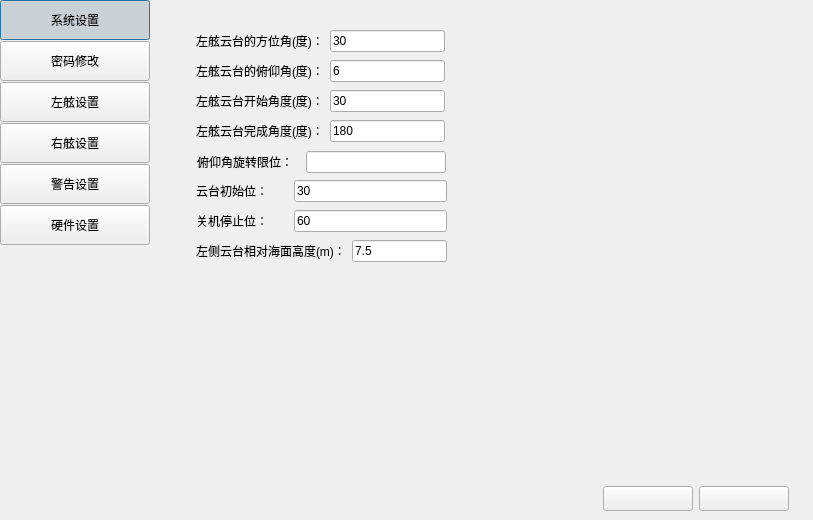
<?xml version="1.0" encoding="UTF-8"?>
<ui version="4.0">
 <class>OptionDialog</class>
 <widget class="QDialog" name="OptionDialog">
  <property name="geometry">
   <rect>
    <x>0</x>
    <y>0</y>
    <width>813</width>
    <height>520</height>
   </rect>
  </property>
  <property name="windowTitle">
   <string>Dialog</string>
  </property>
  <layout class="QHBoxLayout" name="horizontalLayout">
   <property name="leftMargin">
    <number>0</number>
   </property>
   <property name="topMargin">
    <number>0</number>
   </property>
   <property name="rightMargin">
    <number>0</number>
   </property>
   <property name="bottomMargin">
    <number>0</number>
   </property>
   <item>
    <widget class="QWidget" name="option_switch_widget" native="true">
     <layout class="QVBoxLayout" name="verticalLayout">
      <property name="spacing">
       <number>1</number>
      </property>
      <property name="leftMargin">
       <number>0</number>
      </property>
      <property name="topMargin">
       <number>0</number>
      </property>
      <property name="rightMargin">
       <number>0</number>
      </property>
      <property name="bottomMargin">
       <number>0</number>
      </property>
      <item>
       <widget class="QPushButton" name="system_setting">
        <property name="minimumSize">
         <size>
          <width>150</width>
          <height>40</height>
         </size>
        </property>
        <property name="maximumSize">
         <size>
          <width>150</width>
          <height>40</height>
         </size>
        </property>
        <property name="styleSheet">
         <string notr="true">QPushButton#option_cancel_btn{
	background-color:black;
	color: rgb(18, 161, 73);
	border-style: inset;
}

QPushButton#option_cancel_btn:pressed{
	background-color:rgb(50,50,50);
	color: white;
	border-style: outset;
}
QPushButton#option_cancel_btn:checked{
	background-color:rgb(50,50,50);
	color: white;
	border-style: outset;
}

</string>
        </property>
        <property name="text">
         <string>系统设置</string>
        </property>
        <property name="checkable">
         <bool>true</bool>
        </property>
        <property name="checked">
         <bool>true</bool>
        </property>
        <property name="autoExclusive">
         <bool>true</bool>
        </property>
       </widget>
      </item>
      <item>
       <widget class="QPushButton" name="password_setting">
        <property name="minimumSize">
         <size>
          <width>150</width>
          <height>40</height>
         </size>
        </property>
        <property name="maximumSize">
         <size>
          <width>150</width>
          <height>40</height>
         </size>
        </property>
        <property name="text">
         <string>密码修改</string>
        </property>
        <property name="checkable">
         <bool>true</bool>
        </property>
        <property name="autoExclusive">
         <bool>true</bool>
        </property>
       </widget>
      </item>
      <item>
       <widget class="QPushButton" name="yuntai_settingleft">
        <property name="minimumSize">
         <size>
          <width>150</width>
          <height>40</height>
         </size>
        </property>
        <property name="maximumSize">
         <size>
          <width>150</width>
          <height>40</height>
         </size>
        </property>
        <property name="text">
         <string>左舷设置</string>
        </property>
        <property name="checkable">
         <bool>true</bool>
        </property>
        <property name="checked">
         <bool>false</bool>
        </property>
        <property name="autoExclusive">
         <bool>true</bool>
        </property>
       </widget>
      </item>
      <item>
       <widget class="QPushButton" name="yuntai_settingright">
        <property name="minimumSize">
         <size>
          <width>150</width>
          <height>40</height>
         </size>
        </property>
        <property name="maximumSize">
         <size>
          <width>150</width>
          <height>40</height>
         </size>
        </property>
        <property name="text">
         <string>右舷设置</string>
        </property>
        <property name="checkable">
         <bool>true</bool>
        </property>
        <property name="autoExclusive">
         <bool>true</bool>
        </property>
       </widget>
      </item>
      <item>
       <widget class="QPushButton" name="warning_setting">
        <property name="minimumSize">
         <size>
          <width>150</width>
          <height>40</height>
         </size>
        </property>
        <property name="maximumSize">
         <size>
          <width>150</width>
          <height>40</height>
         </size>
        </property>
        <property name="styleSheet">
         <string notr="true"/>
        </property>
        <property name="text">
         <string>警告设置</string>
        </property>
        <property name="checkable">
         <bool>true</bool>
        </property>
        <property name="autoExclusive">
         <bool>true</bool>
        </property>
       </widget>
      </item>
      <item>
       <widget class="QPushButton" name="hardware_setting">
        <property name="minimumSize">
         <size>
          <width>150</width>
          <height>40</height>
         </size>
        </property>
        <property name="maximumSize">
         <size>
          <width>150</width>
          <height>40</height>
         </size>
        </property>
        <property name="text">
         <string>硬件设置</string>
        </property>
        <property name="checkable">
         <bool>true</bool>
        </property>
        <property name="checked">
         <bool>false</bool>
        </property>
        <property name="autoExclusive">
         <bool>true</bool>
        </property>
       </widget>
      </item>
      <item>
       <spacer name="verticalSpacer">
        <property name="orientation">
         <enum>Qt::Vertical</enum>
        </property>
        <property name="sizeHint" stdset="0">
         <size>
          <width>20</width>
          <height>40</height>
         </size>
        </property>
       </spacer>
      </item>
     </layout>
    </widget>
   </item>
   <item>
    <layout class="QVBoxLayout" name="verticalLayout_2">
     <property name="bottomMargin">
      <number>9</number>
     </property>
     <item>
      <widget class="QStackedWidget" name="stackedWidget">
       <property name="currentIndex">
        <number>2</number>
       </property>
       <widget class="QWidget" name="system_page">
        <widget class="QWidget" name="layoutWidget">
         <property name="geometry">
          <rect>
           <x>40</x>
           <y>180</y>
           <width>241</width>
           <height>22</height>
          </rect>
         </property>
         <layout class="QHBoxLayout" name="horizontalLayout_23" stretch="0,1">
          <item>
           <widget class="QLabel" name="option_label_100">
            <property name="text">
             <string>语言设置：</string>
            </property>
           </widget>
          </item>
          <item>
           <widget class="QComboBox" name="language">
            <item>
             <property name="text">
              <string>中文</string>
             </property>
            </item>
            <item>
             <property name="text">
              <string>英文</string>
             </property>
            </item>
           </widget>
          </item>
         </layout>
        </widget>
        <widget class="QWidget" name="layoutWidget">
         <property name="geometry">
          <rect>
           <x>40</x>
           <y>150</y>
           <width>241</width>
           <height>22</height>
          </rect>
         </property>
         <layout class="QHBoxLayout" name="horizontalLayout_24">
          <item>
           <widget class="QLabel" name="option_label_3">
            <property name="text">
             <string>网络设置：</string>
            </property>
           </widget>
          </item>
          <item>
           <widget class="QLineEdit" name="lineEdit_4">
            <property name="text">
             <string>192.168.0.1:8080</string>
            </property>
           </widget>
          </item>
         </layout>
        </widget>
        <widget class="QWidget" name="layoutWidget">
         <property name="geometry">
          <rect>
           <x>40</x>
           <y>120</y>
           <width>241</width>
           <height>22</height>
          </rect>
         </property>
         <layout class="QHBoxLayout" name="horizontalLayout_25" stretch="0,1">
          <item>
           <widget class="QLabel" name="option_label_20">
            <property name="text">
             <string>时间设定：</string>
            </property>
           </widget>
          </item>
          <item>
           <widget class="QDateTimeEdit" name="dateTimeEdit">
            <property name="dateTime">
             <datetime>
              <hour>10</hour>
              <minute>23</minute>
              <second>10</second>
              <year>2005</year>
              <month>1</month>
              <day>1</day>
             </datetime>
            </property>
            <property name="displayFormat">
             <string>H:mm:ss</string>
            </property>
           </widget>
          </item>
         </layout>
        </widget>
        <widget class="QWidget" name="layoutWidget">
         <property name="geometry">
          <rect>
           <x>40</x>
           <y>90</y>
           <width>241</width>
           <height>22</height>
          </rect>
         </property>
         <layout class="QHBoxLayout" name="horizontalLayout_26" stretch="0,1">
          <item>
           <widget class="QLabel" name="option_label_19">
            <property name="text">
             <string>系统日期：</string>
            </property>
           </widget>
          </item>
          <item>
           <widget class="QDateEdit" name="dateEdit">
            <property name="dateTime">
             <datetime>
              <hour>0</hour>
              <minute>0</minute>
              <second>0</second>
              <year>2019</year>
              <month>4</month>
              <day>11</day>
             </datetime>
            </property>
            <property name="calendarPopup">
             <bool>true</bool>
            </property>
           </widget>
          </item>
         </layout>
        </widget>
        <widget class="QWidget" name="layoutWidget">
         <property name="geometry">
          <rect>
           <x>40</x>
           <y>60</y>
           <width>241</width>
           <height>22</height>
          </rect>
         </property>
         <layout class="QHBoxLayout" name="horizontalLayout_27">
          <item>
           <widget class="QLabel" name="option_label_7">
            <property name="text">
             <string>IMO：     </string>
            </property>
           </widget>
          </item>
          <item>
           <widget class="QLineEdit" name="lineEdit_8">
            <property name="text">
             <string>Momo 182</string>
            </property>
           </widget>
          </item>
         </layout>
        </widget>
        <widget class="QWidget" name="layoutWidget">
         <property name="geometry">
          <rect>
           <x>40</x>
           <y>30</y>
           <width>241</width>
           <height>22</height>
          </rect>
         </property>
         <layout class="QHBoxLayout" name="horizontalLayout_28">
          <item>
           <widget class="QLabel" name="option_label_6">
            <property name="text">
             <string>本船船名：</string>
            </property>
           </widget>
          </item>
          <item>
           <widget class="QLineEdit" name="lineEdit_7">
            <property name="text">
             <string>Momo</string>
            </property>
           </widget>
          </item>
         </layout>
        </widget>
       </widget>
       <widget class="QWidget" name="password_page">
        <widget class="QWidget" name="layoutWidget">
         <property name="geometry">
          <rect>
           <x>40</x>
           <y>30</y>
           <width>201</width>
           <height>22</height>
          </rect>
         </property>
         <layout class="QHBoxLayout" name="horizontalLayout_4">
          <item>
           <widget class="QLabel" name="option_label_5">
            <property name="text">
             <string>原密码：  </string>
            </property>
           </widget>
          </item>
          <item>
           <widget class="QLineEdit" name="lineEdit_6">
            <property name="text">
             <string>123</string>
            </property>
            <property name="echoMode">
             <enum>QLineEdit::Normal</enum>
            </property>
           </widget>
          </item>
         </layout>
        </widget>
        <widget class="QWidget" name="layoutWidget">
         <property name="geometry">
          <rect>
           <x>40</x>
           <y>60</y>
           <width>201</width>
           <height>22</height>
          </rect>
         </property>
         <layout class="QHBoxLayout" name="horizontalLayout_6">
          <item>
           <widget class="QLabel" name="option_label_28">
            <property name="text">
             <string>新密码：  </string>
            </property>
           </widget>
          </item>
          <item>
           <widget class="QLineEdit" name="lineEdit_15">
            <property name="text">
             <string>11123</string>
            </property>
            <property name="echoMode">
             <enum>QLineEdit::Password</enum>
            </property>
           </widget>
          </item>
         </layout>
        </widget>
        <widget class="QWidget" name="layoutWidget">
         <property name="geometry">
          <rect>
           <x>40</x>
           <y>90</y>
           <width>201</width>
           <height>22</height>
          </rect>
         </property>
         <layout class="QHBoxLayout" name="horizontalLayout_11">
          <item>
           <widget class="QLabel" name="option_label_29">
            <property name="text">
             <string>确认密码：</string>
            </property>
           </widget>
          </item>
          <item>
           <widget class="QLineEdit" name="lineEdit_27">
            <property name="text">
             <string>11123</string>
            </property>
            <property name="echoMode">
             <enum>QLineEdit::Password</enum>
            </property>
           </widget>
          </item>
         </layout>
        </widget>
       </widget>
       <widget class="QWidget" name="yuntai_pageleft">
        <widget class="QWidget" name="layoutWidget_2">
         <property name="geometry">
          <rect>
           <x>40</x>
           <y>90</y>
           <width>249</width>
           <height>22</height>
          </rect>
         </property>
         <layout class="QHBoxLayout" name="horizontalLayout_12">
          <item>
           <widget class="QLabel" name="option_label_24">
            <property name="text">
             <string>左舷云台开始角度(度)：</string>
            </property>
           </widget>
          </item>
          <item>
           <widget class="QLineEdit" name="lineEdit_23">
            <property name="text">
             <string>30</string>
            </property>
           </widget>
          </item>
         </layout>
        </widget>
        <widget class="QWidget" name="layoutWidget_3">
         <property name="geometry">
          <rect>
           <x>40</x>
           <y>120</y>
           <width>249</width>
           <height>22</height>
          </rect>
         </property>
         <layout class="QHBoxLayout" name="horizontalLayout_13">
          <item>
           <widget class="QLabel" name="option_label_25">
            <property name="text">
             <string>左舷云台完成角度(度)：</string>
            </property>
           </widget>
          </item>
          <item>
           <widget class="QLineEdit" name="lineEdit_24">
            <property name="text">
             <string>180</string>
            </property>
           </widget>
          </item>
         </layout>
        </widget>
        <widget class="QWidget" name="layoutWidget">
         <property name="geometry">
          <rect>
           <x>40</x>
           <y>60</y>
           <width>249</width>
           <height>22</height>
          </rect>
         </property>
         <layout class="QHBoxLayout" name="horizontalLayout_3">
          <item>
           <widget class="QLabel" name="option_label_21">
            <property name="text">
             <string>左舷云台的俯仰角(度)：</string>
            </property>
           </widget>
          </item>
          <item>
           <widget class="QLineEdit" name="lineEdit_20">
            <property name="text">
             <string>6</string>
            </property>
           </widget>
          </item>
         </layout>
        </widget>
        <widget class="QWidget" name="layoutWidget">
         <property name="geometry">
          <rect>
           <x>40</x>
           <y>30</y>
           <width>249</width>
           <height>22</height>
          </rect>
         </property>
         <layout class="QHBoxLayout" name="horizontalLayout_5">
          <item>
           <widget class="QLabel" name="option_label_8">
            <property name="text">
             <string>左舷云台的方位角(度)：</string>
            </property>
           </widget>
          </item>
          <item>
           <widget class="QLineEdit" name="lineEdit_9">
            <property name="text">
             <string>30</string>
            </property>
           </widget>
          </item>
         </layout>
        </widget>
        <widget class="QWidget" name="layoutWidget">
         <property name="geometry">
          <rect>
           <x>41</x>
           <y>151</y>
           <width>249</width>
           <height>22</height>
          </rect>
         </property>
         <layout class="QHBoxLayout" name="horizontalLayout_7">
          <item>
           <widget class="QLabel" name="option_label_10">
            <property name="text">
             <string>俯仰角旋转限位：  </string>
            </property>
           </widget>
          </item>
          <item>
           <widget class="QLineEdit" name="lineEdit_11"/>
          </item>
         </layout>
        </widget>
        <widget class="QWidget" name="layoutWidget">
         <property name="geometry">
          <rect>
           <x>40</x>
           <y>180</y>
           <width>251</width>
           <height>22</height>
          </rect>
         </property>
         <layout class="QHBoxLayout" name="horizontalLayout_8">
          <item>
           <widget class="QLabel" name="option_label_11">
            <property name="text">
             <string>云台初始位：      </string>
            </property>
           </widget>
          </item>
          <item>
           <widget class="QLineEdit" name="lineEdit_12">
            <property name="text">
             <string>30</string>
            </property>
           </widget>
          </item>
         </layout>
        </widget>
        <widget class="QWidget" name="layoutWidget">
         <property name="geometry">
          <rect>
           <x>40</x>
           <y>210</y>
           <width>251</width>
           <height>22</height>
          </rect>
         </property>
         <layout class="QHBoxLayout" name="horizontalLayout_9">
          <item>
           <widget class="QLabel" name="option_label_12">
            <property name="text">
             <string>关机停止位：      </string>
            </property>
           </widget>
          </item>
          <item>
           <widget class="QLineEdit" name="lineEdit_13">
            <property name="text">
             <string>60</string>
            </property>
           </widget>
          </item>
         </layout>
        </widget>
        <widget class="QWidget" name="layoutWidget">
         <property name="geometry">
          <rect>
           <x>40</x>
           <y>240</y>
           <width>251</width>
           <height>22</height>
          </rect>
         </property>
         <layout class="QHBoxLayout" name="horizontalLayout_10">
          <item>
           <widget class="QLabel" name="option_label_13">
            <property name="text">
             <string>左侧云台相对海面高度(m)：</string>
            </property>
           </widget>
          </item>
          <item>
           <widget class="QLineEdit" name="lineEdit_14">
            <property name="text">
             <string>7.5</string>
            </property>
           </widget>
          </item>
         </layout>
        </widget>
       </widget>
       <widget class="QWidget" name="yuntai_pageright">
        <widget class="QWidget" name="layoutWidget_8">
         <property name="geometry">
          <rect>
           <x>40</x>
           <y>240</y>
           <width>251</width>
           <height>22</height>
          </rect>
         </property>
         <layout class="QHBoxLayout" name="horizontalLayout_31">
          <item>
           <widget class="QLabel" name="option_label_32">
            <property name="text">
             <string>右侧云台相对海面高度(m)：</string>
            </property>
           </widget>
          </item>
          <item>
           <widget class="QLineEdit" name="lineEdit_30">
            <property name="text">
             <string>15.4</string>
            </property>
           </widget>
          </item>
         </layout>
        </widget>
        <widget class="QWidget" name="layoutWidget_9">
         <property name="geometry">
          <rect>
           <x>40</x>
           <y>180</y>
           <width>251</width>
           <height>22</height>
          </rect>
         </property>
         <layout class="QHBoxLayout" name="horizontalLayout_32">
          <item>
           <widget class="QLabel" name="option_label_33">
            <property name="text">
             <string>云台初始位：      </string>
            </property>
           </widget>
          </item>
          <item>
           <widget class="QLineEdit" name="lineEdit_31">
            <property name="text">
             <string>30</string>
            </property>
           </widget>
          </item>
         </layout>
        </widget>
        <widget class="QWidget" name="layoutWidget_10">
         <property name="geometry">
          <rect>
           <x>41</x>
           <y>151</y>
           <width>249</width>
           <height>22</height>
          </rect>
         </property>
         <layout class="QHBoxLayout" name="horizontalLayout_33">
          <item>
           <widget class="QLabel" name="option_label_34">
            <property name="text">
             <string>俯仰角旋转限位：  </string>
            </property>
           </widget>
          </item>
          <item>
           <widget class="QLineEdit" name="lineEdit_32"/>
          </item>
         </layout>
        </widget>
        <widget class="QWidget" name="layoutWidget_11">
         <property name="geometry">
          <rect>
           <x>40</x>
           <y>210</y>
           <width>251</width>
           <height>22</height>
          </rect>
         </property>
         <layout class="QHBoxLayout" name="horizontalLayout_34">
          <item>
           <widget class="QLabel" name="option_label_35">
            <property name="text">
             <string>关机停止位：      </string>
            </property>
           </widget>
          </item>
          <item>
           <widget class="QLineEdit" name="lineEdit_33">
            <property name="text">
             <string>60</string>
            </property>
           </widget>
          </item>
         </layout>
        </widget>
        <widget class="QWidget" name="layoutWidget_13">
         <property name="geometry">
          <rect>
           <x>40</x>
           <y>30</y>
           <width>249</width>
           <height>22</height>
          </rect>
         </property>
         <layout class="QHBoxLayout" name="horizontalLayout_36">
          <item>
           <widget class="QLabel" name="option_label_37">
            <property name="text">
             <string>右舷云台的方位角(度)：</string>
            </property>
           </widget>
          </item>
          <item>
           <widget class="QLineEdit" name="lineEdit_35">
            <property name="text">
             <string>180</string>
            </property>
           </widget>
          </item>
         </layout>
        </widget>
        <widget class="QWidget" name="layoutWidget_14">
         <property name="geometry">
          <rect>
           <x>40</x>
           <y>90</y>
           <width>249</width>
           <height>22</height>
          </rect>
         </property>
         <layout class="QHBoxLayout" name="horizontalLayout_37">
          <item>
           <widget class="QLabel" name="option_label_38">
            <property name="text">
             <string>右舷云台开始角度(度)：</string>
            </property>
           </widget>
          </item>
          <item>
           <widget class="QLineEdit" name="lineEdit_36">
            <property name="text">
             <string>30</string>
            </property>
           </widget>
          </item>
         </layout>
        </widget>
        <widget class="QWidget" name="layoutWidget_16">
         <property name="geometry">
          <rect>
           <x>40</x>
           <y>60</y>
           <width>249</width>
           <height>22</height>
          </rect>
         </property>
         <layout class="QHBoxLayout" name="horizontalLayout_39">
          <item>
           <widget class="QLabel" name="option_label_40">
            <property name="text">
             <string>右舷云台的俯仰角(度)：</string>
            </property>
           </widget>
          </item>
          <item>
           <widget class="QLineEdit" name="lineEdit_38">
            <property name="text">
             <string>7</string>
            </property>
           </widget>
          </item>
         </layout>
        </widget>
        <widget class="QWidget" name="layoutWidget_18">
         <property name="geometry">
          <rect>
           <x>40</x>
           <y>120</y>
           <width>249</width>
           <height>22</height>
          </rect>
         </property>
         <layout class="QHBoxLayout" name="horizontalLayout_41">
          <item>
           <widget class="QLabel" name="option_label_42">
            <property name="text">
             <string>右舷云台完成角度(度)：</string>
            </property>
           </widget>
          </item>
          <item>
           <widget class="QLineEdit" name="lineEdit_40">
            <property name="text">
             <string>180</string>
            </property>
           </widget>
          </item>
         </layout>
        </widget>
       </widget>
       <widget class="QWidget" name="warning_page">
        <widget class="QWidget" name="layoutWidget">
         <property name="geometry">
          <rect>
           <x>40</x>
           <y>30</y>
           <width>321</width>
           <height>22</height>
          </rect>
         </property>
         <layout class="QHBoxLayout" name="horizontalLayout_16">
          <item>
           <widget class="QLabel" name="option_label_14">
            <property name="text">
             <string>LRAD 警告(海里)：   </string>
            </property>
           </widget>
          </item>
          <item>
           <widget class="QLineEdit" name="lineEdit_16">
            <property name="text">
             <string>3.8</string>
            </property>
           </widget>
          </item>
         </layout>
        </widget>
        <widget class="QWidget" name="layoutWidget">
         <property name="geometry">
          <rect>
           <x>40</x>
           <y>60</y>
           <width>321</width>
           <height>22</height>
          </rect>
         </property>
         <layout class="QHBoxLayout" name="horizontalLayout_17">
          <item>
           <widget class="QLabel" name="option_label_15">
            <property name="text">
             <string>拒止距离设定(海里)：</string>
            </property>
           </widget>
          </item>
          <item>
           <widget class="QLineEdit" name="lineEdit_17">
            <property name="text">
             <string>2.0</string>
            </property>
           </widget>
          </item>
         </layout>
        </widget>
        <widget class="QWidget" name="layoutWidget">
         <property name="geometry">
          <rect>
           <x>40</x>
           <y>90</y>
           <width>321</width>
           <height>22</height>
          </rect>
         </property>
         <layout class="QHBoxLayout" name="horizontalLayout_18">
          <item>
           <widget class="QLabel" name="option_label_16">
            <property name="text">
             <string>速度告警设定：      </string>
            </property>
           </widget>
          </item>
          <item>
           <widget class="QLineEdit" name="lineEdit_18">
            <property name="text">
             <string>100</string>
            </property>
           </widget>
          </item>
         </layout>
        </widget>
       </widget>
       <widget class="QWidget" name="hardware_page">
        <widget class="QPushButton" name="pushButton">
         <property name="geometry">
          <rect>
           <x>300</x>
           <y>120</y>
           <width>31</width>
           <height>23</height>
          </rect>
         </property>
         <property name="text">
          <string>...</string>
         </property>
        </widget>
        <widget class="QPushButton" name="pushButton_2">
         <property name="geometry">
          <rect>
           <x>300</x>
           <y>90</y>
           <width>31</width>
           <height>23</height>
          </rect>
         </property>
         <property name="text">
          <string>...</string>
         </property>
        </widget>
        <widget class="QWidget" name="layoutWidget">
         <property name="geometry">
          <rect>
           <x>40</x>
           <y>30</y>
           <width>249</width>
           <height>22</height>
          </rect>
         </property>
         <layout class="QHBoxLayout" name="horizontalLayout_19">
          <item>
           <widget class="QLabel" name="option_label_17">
            <property name="text">
             <string>网络摄像机添加：  </string>
            </property>
           </widget>
          </item>
          <item>
           <widget class="QComboBox" name="comboBox">
            <property name="minimumSize">
             <size>
              <width>133</width>
              <height>0</height>
             </size>
            </property>
            <item>
             <property name="text">
              <string>device - 1</string>
             </property>
            </item>
            <item>
             <property name="text">
              <string>device - 2</string>
             </property>
            </item>
            <item>
             <property name="text">
              <string>device - 3</string>
             </property>
            </item>
            <item>
             <property name="text">
              <string>device - 4</string>
             </property>
            </item>
           </widget>
          </item>
         </layout>
        </widget>
        <widget class="QWidget" name="layoutWidget">
         <property name="geometry">
          <rect>
           <x>40</x>
           <y>60</y>
           <width>251</width>
           <height>22</height>
          </rect>
         </property>
         <layout class="QHBoxLayout" name="horizontalLayout_20">
          <item>
           <widget class="QLabel" name="option_label_18">
            <property name="text">
             <string>摄像机参数设置：  </string>
            </property>
           </widget>
          </item>
          <item>
           <widget class="QLineEdit" name="lineEdit_19"/>
          </item>
         </layout>
        </widget>
        <widget class="QWidget" name="layoutWidget">
         <property name="geometry">
          <rect>
           <x>40</x>
           <y>90</y>
           <width>249</width>
           <height>22</height>
          </rect>
         </property>
         <layout class="QHBoxLayout" name="horizontalLayout_21">
          <item>
           <widget class="QLabel" name="option_label_4">
            <property name="text">
             <string>视频存储硬盘路径：</string>
            </property>
           </widget>
          </item>
          <item>
           <widget class="QLineEdit" name="lineEdit_5">
            <property name="text">
             <string>D:/src/vedio/</string>
            </property>
           </widget>
          </item>
         </layout>
        </widget>
        <widget class="QWidget" name="layoutWidget">
         <property name="geometry">
          <rect>
           <x>40</x>
           <y>120</y>
           <width>251</width>
           <height>22</height>
          </rect>
         </property>
         <layout class="QHBoxLayout" name="horizontalLayout_22">
          <item>
           <widget class="QLabel" name="option_label">
            <property name="text">
             <string>音频路径：        </string>
            </property>
           </widget>
          </item>
          <item>
           <widget class="QLineEdit" name="lineEdit">
            <property name="text">
             <string>E:/src/audio/</string>
            </property>
           </widget>
          </item>
         </layout>
        </widget>
       </widget>
      </widget>
     </item>
     <item>
      <layout class="QHBoxLayout" name="horizontalLayout_2">
       <property name="rightMargin">
        <number>24</number>
       </property>
       <item>
        <spacer name="horizontalSpacer">
         <property name="orientation">
          <enum>Qt::Horizontal</enum>
         </property>
         <property name="sizeHint" stdset="0">
          <size>
           <width>40</width>
           <height>20</height>
          </size>
         </property>
        </spacer>
       </item>
       <item>
        <widget class="QPushButton" name="option_ok_btn">
         <property name="minimumSize">
          <size>
           <width>90</width>
           <height>25</height>
          </size>
         </property>
         <property name="maximumSize">
          <size>
           <width>90</width>
           <height>25</height>
          </size>
         </property>
         <property name="text">
          <string/>
         </property>
        </widget>
       </item>
       <item>
        <widget class="QPushButton" name="option_cancel_btn">
         <property name="minimumSize">
          <size>
           <width>90</width>
           <height>25</height>
          </size>
         </property>
         <property name="maximumSize">
          <size>
           <width>90</width>
           <height>25</height>
          </size>
         </property>
         <property name="text">
          <string/>
         </property>
        </widget>
       </item>
      </layout>
     </item>
    </layout>
   </item>
  </layout>
 </widget>
 <resources/>
 <connections/>
</ui>
